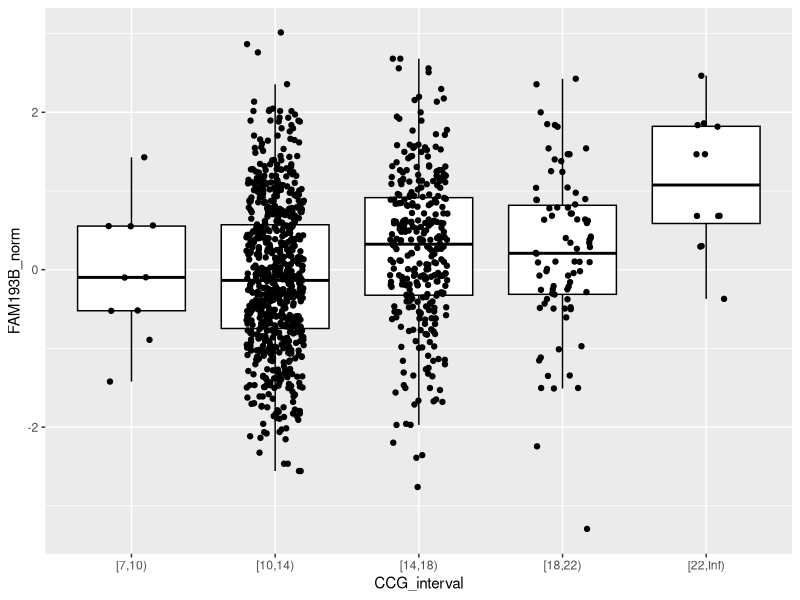

Write the R code that produced this figure.
library(readr)
library(dplyr)
library(ggplot2)

# due to research ethics, we cannot publicly share the raw individual-level genotype data
# so we generate a synthetic data using the synthpop package
# this can provide similar results as reported in the manuscript, but NOT the same
df_eqtl <- read_tsv("input/fig5a_blood_eqtl/Blood.gene_expression_geno.txt")

# this generates source data similar as the one used in in Fig. 5a
df_plot <- select(df_eqtl, FAM193B_norm, total_nCCG) %>% 
        mutate(mean_nCCG = total_nCCG / 2,
               CCG_interval = cut(mean_nCCG, breaks=c(7, 10, 14, 18, 22, Inf), right=FALSE))

# visualization
if(!dir.exists("output/fig5a_blood_eqtl")) dir.create("output/fig5a_blood_eqtl", recursive = T)
pdf("output/fig5a_blood_eqtl/fig5a.blood_eqtl.synthpop.pdf")
ggplot(df_plot, aes(CCG_interval, FAM193B_norm)) + 
    geom_boxplot(outlier.shape = NA, color="black") +
    geom_point(position=position_jitter(0.2))
dev.off()


# report statistics
# please note that given the real association is too significant, synthpop does not work well to generate similar P value
summ <- lm(FAM193B_norm ~ ., data=df_eqtl) %>% summary()
cat("####### Statistics from synthsized data ########\n")
print(summ$coefficients['total_nCCG',])
